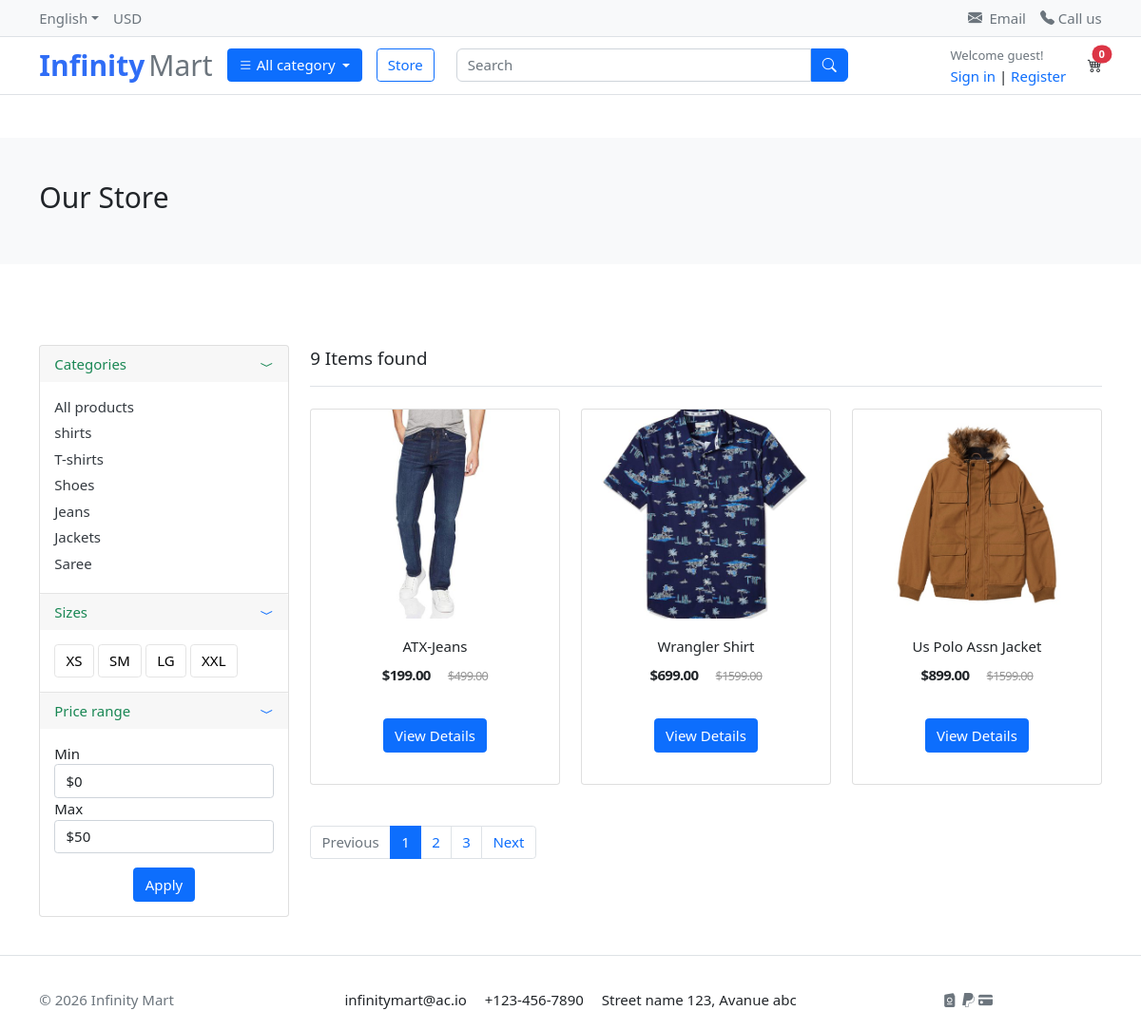
/store/, run on the app's committed database.
### category/models.py (models this page shows, shortened)
class Category(models.Model):
    name = models.CharField(max_length=100, unique=True)
    slug = models.SlugField(max_length=100, unique=True, blank=True)
    description = models.TextField(blank=True, null=True)
    cat_image = models.ImageField(upload_to='category_images/', blank=True, null=True)
    class Meta:
        verbose_name = "Category"
        verbose_name_plural = "Categories"
    def get_url(self):
        return reverse('products_by_category', args=[self.slug])

### store/models.py (models this page shows, shortened)
class Product(models.Model):
    product_name = models.CharField(max_length=255)
    slug = models.SlugField(max_length=200, unique=True)
    price = models.DecimalField(max_digits=10, decimal_places=2)
    previous_price = models.DecimalField(max_digits=10, decimal_places=2, null=True, blank=True)
    description = models.TextField(max_length=200, blank=True)
    is_available = models.BooleanField(default=True)
    images = models.ImageField(upload_to='media/products/')
    stock = models.PositiveIntegerField()
    category = models.ForeignKey('category.Category', on_delete=models.CASCADE)
    created_date = models.DateTimeField(auto_now=True)
    modified_date = models.DateTimeField(auto_now=True)
    def get_url(self):
        return reverse('product_detail', args=[self.category.slug, self.slug])

### store/views.py (the view)
# urls.py: path('store/',include('store.urls')),
def store(request, category_slug=None):
    category = None
    products = None
    if category_slug != None:
        categories = get_object_or_404(Category, slug=category_slug)
        products = Product.objects.filter(category=categories, is_available=True)
        paginator = Paginator(products, 3)
        page = request.GET.get('page')
        paged_products = paginator.get_page(page)
        products_count = products.count()
    else:
        products = Product.objects.all().filter(is_available=True).order_by('id')
        paginator = Paginator(products, 3)
        page = request.GET.get('page')
        paged_products = paginator.get_page(page)
        products_count = products.count()
    context ={
        'products':paged_products,
        'products_count':products_count,
    }
    return render(request,'store/store.html',context)

### carts/context_processor.py (called while the page is built)
def counter(request):
    cart_count = 0
    try:
        cart = Cart.objects.get(cart_id=cart_id(request))
        cart_items = CartItem.objects.filter(cart=cart, is_active=True)
        for cart_item in cart_items:
            cart_count += cart_item.quantity
    except Cart.DoesNotExist:
        cart_count = 0
    return dict(cart_count=cart_count)

### carts/views.py (called while the page is built)
def cart_id(request):
    cart = request.session.session_key
    if not cart:
        cart = request.session.create()
    return cart

### category/context_proessors.py (called while the page is built)
def menu_links(request):
    links = Category.objects.all()
    return dict(links=links)

### templates/store/store.html (shortened to what this page needs)
{% extends 'base.html' %}
{% load static %}
{% block content %}
<section class="section-pagetop bg my-5">
	<div class="container">
		{% if 'search' in request.path %}
		<h2 class="title-page">Search Results</h2>
		{% else %}
		<h2 class="title-page">Our Store</h2>
		{% endif %}
	</div>
</section>
<section class="section-content padding-y">
	<div class="container">
		<div class="row">
			<aside class="col-md-3">
				<div class="card">
					<article class="filter-group">
						<header class="card-header">
							<a href="#" data-toggle="collapse" data-target="#collapse_1" aria-expanded="true"
								class="text-decoration-none text-success">
								<div class="d-flex justify-content-between">
									<h6 class="title ">Categories</h6>
									<i class="bi bi-chevron-compact-down"></i>
								</div>
							</a>
						</header>
						<div class="filter-content collapse show " id="collapse_1">
							<div class="card-body">
								<ul class="list-menu list-unstyled ">
									<li><a href="{% url 'store' %}" class="text-decoration-none">All products</a></li>
									{% for category in links %}
									<li><a href="{{ category.get_url }}" class="text-decoration-none">{{ category.name }}</a></li>
									{% endfor %}
								</ul>
							</div>
						</div>
					</article>
					<article class="filter-group">
						<header class="card-header">
							<a href="#" data-toggle="collapse" data-target="#collapse_4" aria-expanded="true"
								class="text-decoration-none">
								<div class="d-flex justify-content-between">
									<h6 class="title text-success ">Sizes </h6>
									<i class="bi bi-chevron-compact-down"></i>
								</div>
							</a>
						</header>
						<div class="filter-content collapse show" id="collapse_4">
							<div class="card-body">
								<label class="checkbox-btn">
									<span class="btn btn-light"> XS </span>
								</label>
								<label class="checkbox-btn">
									<span class="btn btn-light"> SM </span>
								</label>
								<label class="checkbox-btn">
									<span class="btn btn-light"> LG </span>
								</label>
								<label class="checkbox-btn">
									<span class="btn btn-light"> XXL </span>
								</label>
							</div>
						</div>
					</article>
					<article class="filter-group">
						<header class="card-header">
							<a href="#" data-toggle="collapse" data-target="#collapse_3" aria-expanded="true"
								class="text-decoration-none">
								<div class="d-flex justify-content-between">
									<h6 class="title text-success">Price range </h6>
									<i class="bi bi-chevron-compact-down"></i>
								</div>
							</a>
						</header>
						<div class="filter-content collapse show" id="collapse_3">
							<div class="card-body ">
								<div class="form-row ">
									<div class="form-group col-md-12 text-start me-2 ">
										<label>Min </label>
										<select class="mr-2 form-control">
											<option value="0">$0 </option>
										</select>
									</div>
									<div class="form-group  col-md-12">
										<label>Max</label>
										<select class="mr-2 form-control">
											<option value="50">$50</option>
										</select>
									</div>
								</div>
								<div class="text-center cover">
									<button class="btn btn-block btn-primary mt-3 ">Apply</button>
								</div>
							</div>
						</div>
					</article>
				</div>
			</aside>
			<main class="col-md-9">
				<header class="border-bottom mb-4 pb-3">
					<div class="form-inline">
						<span class="mr-md-auto fs-5">{{ products_count }} Items found </span>
					</div>
				</header>
				<div class="row">
					{% if products %}
					{% for product in products %}
					<div class="col-md-4">
						<figure class="card card-product-grid">
							<div class="img-wrap">
								<a href="{{ product.get_url }}"><img src="{{ product.images.url}}" class="img-fluid"></a>
							</div>
							<figcaption class="info-wrap">
								<div class="fix-height text-center">
									<a href="{{ product.get_url }}" class="title text-decoration-none">{{ product.product_name }}</a>
									<div class="price-wrap mt-2 ">
										<span class="price">${{ product.price }}</span>
										<del class="price-old ms-3">${{ product.previous_price }}</del>
									</div>
								</div>
								<div class="text-center mt-2">
									<a href="{{ product.get_url }}" class="btn btn-block btn-primary mb-3">View Details </a>
								</div>
							</figcaption>
						</figure>
					</div>
					{% endfor %}
					{% else %}
					<div class="mt-5">
						<h2 class="text-center ">No results found. Please try again.</h2>
					</div>
					{% endif %}
				</div>
				<nav class="mt-4" aria-label="Page navigation sample">
					{% if products.has_other_pages %}
					<ul class="pagination">
						 {% if products.has_previous %}
						<li class="page-item"><a class="page-link" href="?page={{ products.previous_page_number }}">Previous</a></li>
						{% else %}
						<li class="page-item disabled"><a class="page-link" href="#">Previous</a></li>
						{% endif %}
						{% for num in products.paginator.page_range %}
							{% if products.number == num %}
								<li class="page-item active"><a class="page-link" href="#">{{ num }}</a></li>
							{% else %}
								<li class="page-item"><a class="page-link" href="?page={{ num }}">{{ num }}</a></li>
							{% endif %}
						{% endfor %}
						{% if products.has_next %}
						<li class="page-item"><a class="page-link" href="?page={{ products.next_page_number }}">Next</a></li>
						{% else %}
						<li class="page-item disabled"><a class="page-link" href="#">Next</a></li>
						{% endif %}
					</ul>
					{% endif %}
				</nav>
			</main>
		</div>
	</div>
</section>
{% endblock %}

### app/static/css/ui.css (style rules this page uses)
html { font-family: "Inter", sans-serif; font-size: 15px; }
.img-wrap { text-align: center; display: block; }
.img-wrap img { max-width: 100%; }
.price-wrap { letter-spacing: -0.7px; }
.padding-y { padding-top: 40px; padding-bottom: 40px; }
figure { margin-bottom: 0; }
article:after, .form-group:after { display: block; clear: both; content: ""; }
.bg { background-color: #f8f9fa; }
.title-page { color: #212529; }
.btn-light { background-color: #fff; border-color: #e4e4e4; }
[class*=list-] li:after { visibility: hidden; display: block; content: ""; overflow: hidden; height: 0; clear: both; }
.list-menu { list-style: none; margin: 0; padding-left: 0; }
.list-menu li { margin-bottom: 5px; }
.list-menu a { color: #343a40; }
[class*=card-product] a.title { color: #212529; display: block; }
[class*=card-product] .img-wrap { overflow: hidden; position: relative; }
[class*=card-product] .img-wrap img { height: 100%; max-width: 100%; width: auto; display: inline-block; -o-object-fit: cover; object-fit: cover; }
.card-product-grid { margin-bottom: 20px; }
.card-product-grid .img-wrap { border-radius: 0.2rem 0.2rem 0 0; height: 220px; }
.card-product-grid .info-wrap { overflow: hidden; padding: 18px 20px; }
.card-product-grid .fix-height { height: 80px; overflow: hidden; }
.card .img-wrap { overflow: hidden; }
.price { font-weight: 600; color: #212529; }
.price-old { color: #969696; margin-left: 3px; font-size: 85%; }
.card-header .title { margin-bottom: 0; line-height: 1.5; }
.filter-group { border-bottom: 1px solid #e4e4e4; }
.filter-group .card-header { border-bottom: 0; }
.filter-group:last-child { border-bottom: 0; }
.checkbox-btn { position: relative; }
.section-pagetop { padding: 45px 0; }

### data on the page
Category: name "shirts"
Category: name "T-shirts"
Category: name "Shoes"
Category: name "Jeans"
Category: name "Jackets"
Category: name "Saree"
Product: images (picture), product_name "ATX-Jeans", price "199.00", previous_price "499.00"
Product: images (picture), product_name "Wrangler Shirt", price "699.00", previous_price "1599.00"
Product: images (picture), product_name "Us Polo Assn Jacket", price "899.00", previous_price "1599.00"

### other printed values
{{ cart_count }} "0"
{{ products_count }} "9"
{{ num }} "1"
{{ num }} "2" "3"
